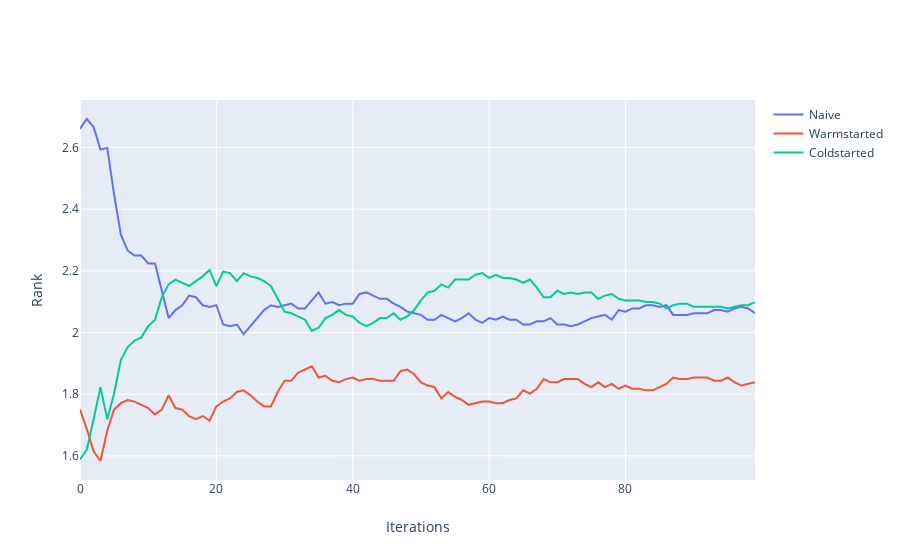

This figure's notebook cell:
### Markdown cell above
# Badly tuned warmstart (Input richness)

### Code cell
from src.visualization.hopt_experiment_visualizers import visualize_avg_ranks
visualize_avg_ranks(hopt_exp_input_richness)
